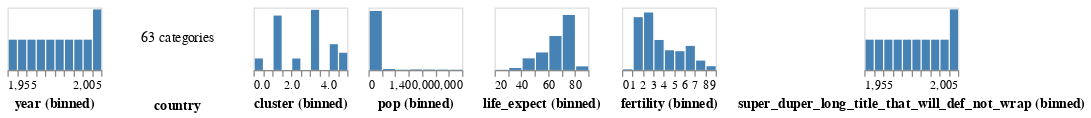

Notebook code cell kept with this figure:
### Markdown cell above
## Visualizations 

Let's get familiar with the dataset a bit more. To do this, we'll use altair expresses visualization library to [visualize our data](http://www.dylanwootton.com/Altair-Express/API/visualizations.html)


The profile function provides a quick api to visualize the columns of your dataframe and help us find areas that might be more interesting to look at.

### Code cell
alx.profile(df)

### Figure 1 — Vega-Lite specification as saved in the notebook (floating-point values rounded to 4 significant figures; data arrays with more than 128 entries replaced by an {"elided": "..."} marker saying what was removed)
{"config": {"view": {"continuousWidth": 300, "continuousHeight": 300}}, "hconcat": [{"mark": {"type": "bar", "color": "steelblue"}, "encoding": {"x": {"axis": {}, "bin": {"maxbins": 10}, "field": "year", "scale": {}, "type": "quantitative"}, "y": {"aggregate": "count", "axis": null, "type": "quantitative"}}, "height": 50, "width": 75}, {"layer": [{"data": {"name": "data-faf450a5769600bf56a036284e27756b"}, "mark": {"type": "text", "dy": 54, "fill": "black", "fontWeight": "bold", "text": "country"}}, {"data": {"name": "data-faf450a5769600bf56a036284e27756b"}, "mark": {"type": "text", "text": "63 categories"}}], "height": 50, "width": 90}, {"mark": {"type": "bar", "color": "steelblue"}, "encoding": {"x": {"axis": {}, "bin": {"maxbins": 10}, "field": "cluster", "scale": {}, "type": "quantitative"}, "y": {"aggregate": "count", "axis": null, "type": "quantitative"}}, "height": 50, "width": 75}, {"mark": {"type": "bar", "color": "steelblue"}, "encoding": {"x": {"axis": {}, "bin": {"maxbins": 10}, "field": "pop", "scale": {}, "type": "quantitative"}, "y": {"aggregate": "count", "axis": null, "type": "quantitative"}}, "height": 50, "width": 75}, {"mark": {"type": "bar", "color": "steelblue"}, "encoding": {"x": {"axis": {}, "bin": {"maxbins": 10}, "field": "life_expect", "scale": {}, "type": "quantitative"}, "y": {"aggregate": "count", "axis": null, "type": "quantitative"}}, "height": 50, "width": 75}, {"mark": {"type": "bar", "color": "steelblue"}, "encoding": {"x": {"axis": {}, "bin": {"maxbins": 10}, "field": "fertility", "scale": {}, "type": "quantitative"}, "y": {"aggregate": "count", "axis": null, "type": "quantitative"}}, "height": 50, "width": 75}, {"mark": {"type": "bar", "color": "steelblue"}, "encoding": {"x": {"axis": {}, "bin": {"maxbins": 10}, "field": "super_duper_long_title_that_will_def_not_wrap", "scale": {}, "type": "quantitative"}, "y": {"aggregate": "count", "axis": null, "type": "quantitative"}}, "height": 50, "width": 75}], "data": {"name": "data-60d18ac27905b370fd07d3898938b7d3"}, "spacing": 15, "$schema": "https://vega.github.io/schema/vega-lite/v5.16.3.json", "datasets": {"data-60d18ac27905b370fd07d3898938b7d3": {"elided": "693 records"}, "data-faf450a5769600bf56a036284e27756b": [{"col": "value"}]}}
